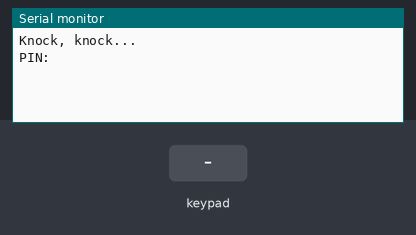
A sketch run on a simulated Arduino Uno, built with avr-gcc and run on an emulated ATmega328P. Shown: the last lines printed to the serial monitor. Inputs (shaded band) come from the test bench.

Above: at 1.2 s.
1.3 s: key 'F' pressed
At 2.3 s:
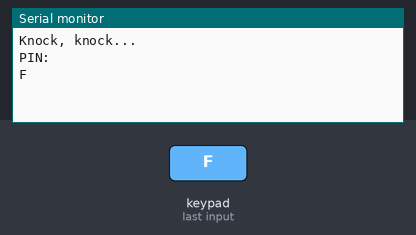
2.8 s: keypad keys 4 3 2 1 pressed 0.4 s apart
At 4.5 s:
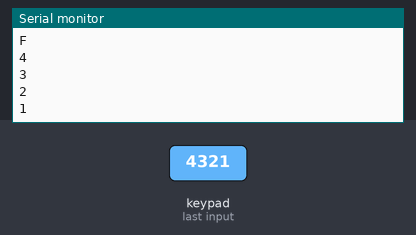
5.9 s: key 'E' pressed
At 7.1 s:
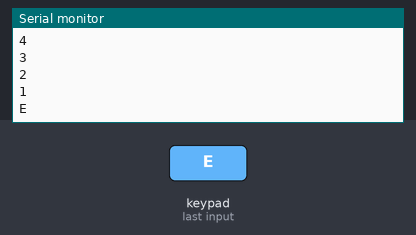
7.4 s: keypad keys 4 3 2 1 A pressed 0.4 s apart
At 9.6 s:
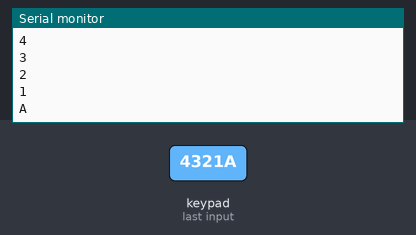
10.9 s: key 'D' pressed
At 12.1 s:
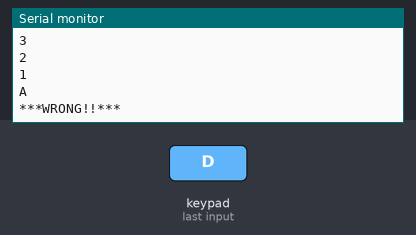
12.4 s: keypad keys 4 3 2 1 D pressed 0.4 s apart
At 15.1 s:
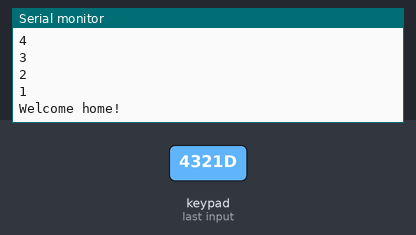
Timing chart, 0 to 16.6 s (numbered marks = the images above; inputs shaded):
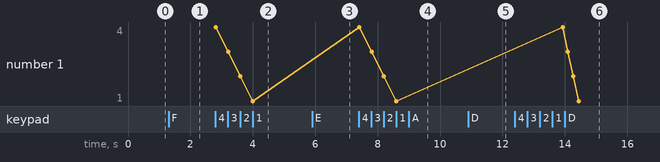

The sketch:

_01.ino
```cpp
#include <Keypad.h>
#include <Wire.h>

#define KEY_ROWS 4  // 薄膜按鍵的列數
#define KEY_COLS 4   // 薄膜按鍵的行數

// 設置按鍵模組
char keymap[KEY_ROWS][KEY_COLS] = {
  {'F', 'E', 'D', 'C'},
  {'B', '3', '6', '9'},
  {'A', '2', '5', '8'},
  {'0', '1', '4', '7'}
};

byte rowPins[KEY_ROWS] = {13, 12, 11, 10}; //Rows 0 to 3
byte colPins[KEY_COLS] = {9, 8, 7, 6}; //Columns 0 to 3

Keypad keypad = Keypad(makeKeymap(keymap), rowPins, colPins, KEY_ROWS, KEY_COLS);

String passcode = "4321";   // 預設密碼
String inputCode = "";      // 暫存用戶的按鍵字串
bool acceptKey = true;      // 代表是否接受用戶按鍵輸入的變數，預設為「接受」


// 顯示「歡迎光臨」後，重設LCD顯示文字和輸入狀態。
void resetLocker() {
  Serial.println("Knock, knock...");
  Serial.println("PIN:");

  acceptKey = true;
  inputCode = "";
}

// 比對用戶輸入的密碼
void checkPinCode() {
  acceptKey = false;  // 暫時不接受用戶按鍵輸入
  // 比對密碼
  if (inputCode == passcode) {
    Serial.println("Welcome home!");
  } else {
    Serial.println("***WRONG!!***");
  }
  delay(3000);
  resetLocker();     // 重設LCD顯示文字和輸入狀態
}

void setup() {
  Serial.begin(9600);

  resetLocker();
}

void loop() {
  char key = keypad.getKey();

  // 若目前接受用戶輸入，而且有新的字元輸入…
  if (acceptKey && key != NO_KEY) {
    if (key == 'C') {   // 清除畫面
      inputCode = "";
    } else if (key == 'D') {  // 比對輸入密碼
      checkPinCode();
    } else {
      inputCode += key;  // 儲存用戶的按鍵字元
      Serial.println(key);
    }
  }
}
```

Measured:
- after the input at 1.3 s, the serial monitor: prints a new line at once (image 1)
- after the input at 2.8 s, the serial monitor: prints a new line at once (image 2)
- after the input at 5.9 s, the serial monitor: prints a new line at once (image 3)
- after the input at 7.4 s, the serial monitor: prints a new line at once (image 4)
- after the input at 10.9 s, the serial monitor: prints a new line at once (image 5)
- after the input at 12.4 s, the serial monitor: prints a new line after 1.5 s (image 6)
